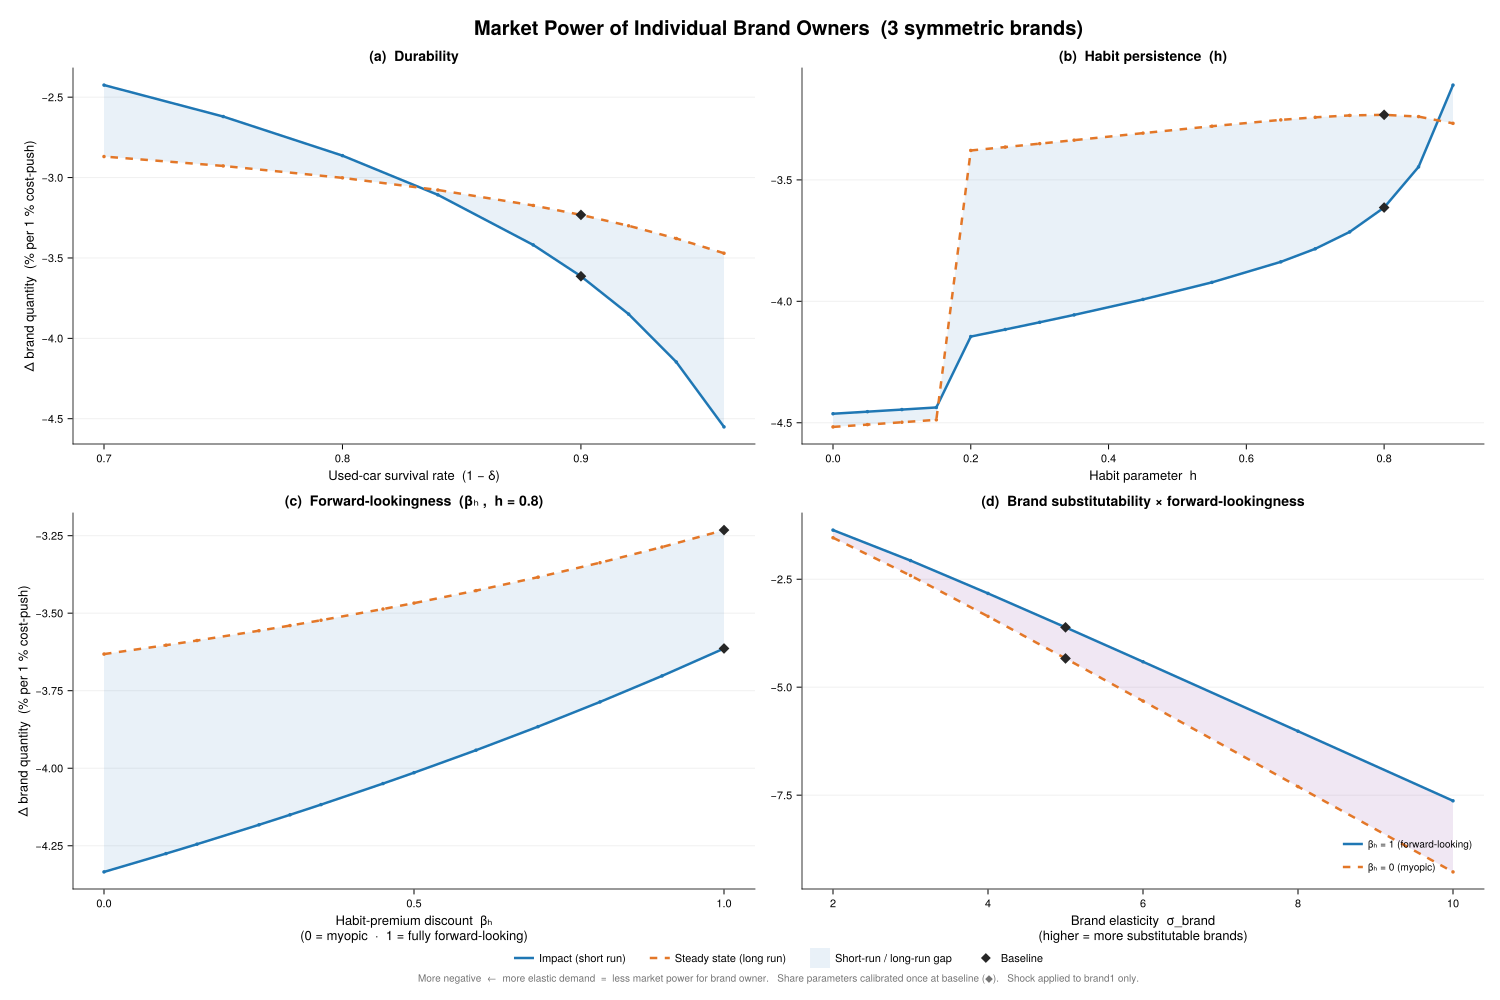

Write the Julia code that produced this figure.
# Market Power of Individual Brand Owners
#
# Measures how a single brand owner's market power depends on:
#   a) Durability of used cars (ongoing depreciation δ)
#   b) Habit parameter h_f
#   c) Forward-lookingness wrt habits (β_h)
#   d) Brand substitutability (σ_brand) — does more variety strengthen
#      or weaken the forward-lookingness effect?
#
# The cost-push shock is applied to ONE brand only (brand1).
# The brand owner internalises within-brand fuel-type substitution but
# competes against other brands at the σ_brand level.

include("car_model.jl")

# ==============================================================================
# Calibrate ONCE at baseline parameters
# ==============================================================================
baseline_ss = calibrate(full_horizon=false)

# ==============================================================================
# Elasticity computation
# ==============================================================================
const ε = 0.01
const short_T = 2040
const shock_brand = :brand1

function is_valid(q_pct)
	abs(q_pct) < 10
end

"""Compute steady-state demand elasticity of a single brand to a brand-specific cost-push."""
function ss_elasticity(baseline_ss; δ_new=0.25, δ_used=0.10, h=0.8, β_h_val=1.0, σ_brand_val=5.0)
	cf = copy(baseline_ss)
	cf[δ_new_f] .= δ_new
	cf[δ_used_f] .= δ_used
	cf[h_f] = [h, h]
	cf[β_h] = β_h_val
	cf[σ_brand] = σ_brand_val

	global T = t₁
	ss_model = equations() + steady_state()
	solve!(ss_model, cf)

	shocked = copy(cf)
	shocked[p_new_bf[shock_brand, :, t₁]] .= cf[p_new_bf[shock_brand, :, t₁]] .* (1 + ε)
	solve!(ss_model, shocked)
	global T = max_T

	q_pct = (shocked[car_new_b[shock_brand, t₁]] / cf[car_new_b[shock_brand, t₁]] - 1) * 100
	is_valid(q_pct) || return nothing
	return q_pct
end

"""Compute impact (short-run dynamic) demand elasticity of a single brand."""
function impact_elasticity(baseline_ss; δ_new=0.25, δ_used=0.10, h=0.8, β_h_val=1.0, σ_brand_val=5.0, shock_year=2026)
	cf = copy(baseline_ss)
	cf[δ_new_f] .= δ_new
	cf[δ_used_f] .= δ_used
	cf[h_f] = [h, h]
	cf[β_h] = β_h_val
	cf[σ_brand] = σ_brand_val

	global T = t₁
	ss_model = equations() + steady_state()
	solve!(ss_model, cf)

	global T = short_T
	extend_to_horizon!(cf, ss_model, t₁, t₁+1:T)
	fm = equations()
	solve!(fm, cf)

	shocked = copy(cf)
	shocked[p_new_bf[shock_brand, :, shock_year:T]] .= cf[p_new_bf[shock_brand, :, shock_year:T]] .* (1 + ε)
	solve!(fm, shocked)
	global T = max_T

	q_pct = (shocked[car_new_b[shock_brand, shock_year]] / cf[car_new_b[shock_brand, shock_year]] - 1) * 100
	is_valid(q_pct) || return nothing
	return q_pct
end

# ==============================================================================
# a) Durability sweep (ongoing depreciation δ, δ₀ fixed)
# ==============================================================================
println("\n" * "=" ^ 60)
println("(a) Sweeping ongoing depreciation δ...")
println("=" ^ 60)

δ_values = [0.04, 0.06, 0.08, 0.10, 0.12, 0.16, 0.20, 0.25, 0.30]

dur_δ = Float64[]
dur_impact = Float64[]
dur_ss = Float64[]

for δ_u in δ_values
	print("  δ=$(round(δ_u, digits=3))... ")
	ss = ss_elasticity(baseline_ss; δ_used=δ_u)
	imp = impact_elasticity(baseline_ss; δ_used=δ_u)
	if ss !== nothing && imp !== nothing
		push!(dur_δ, δ_u)
		push!(dur_impact, imp)
		push!(dur_ss, ss)
		println("✓ impact=$(round(imp, digits=4))%, ss=$(round(ss, digits=4))%")
	else
		println("✗ solver anomaly, skipping")
	end
end

# ==============================================================================
# b) Habit sweep
# ==============================================================================
println("\n" * "=" ^ 60)
println("(b) Sweeping habit parameter h...")
println("=" ^ 60)

h_values = [0.0, 0.05, 0.1, 0.15, 0.2, 0.25, 0.3, 0.35, 0.45, 0.55, 0.65, 0.7, 0.75, 0.8, 0.85, 0.9]

hab_h = Float64[]
hab_impact = Float64[]
hab_ss = Float64[]

for hv in h_values
	print("  h=$(hv)... ")
	ss = ss_elasticity(baseline_ss; h=hv)
	imp = impact_elasticity(baseline_ss; h=hv)
	if ss !== nothing && imp !== nothing
		push!(hab_h, hv)
		push!(hab_impact, imp)
		push!(hab_ss, ss)
		println("✓ impact=$(round(imp, digits=4))%, ss=$(round(ss, digits=4))%")
	else
		println("✗ solver anomaly, skipping")
	end
end

# ==============================================================================
# c) Forward-lookingness sweep (β_h), h=0.8 fixed
# ==============================================================================
println("\n" * "=" ^ 60)
println("(c) Sweeping β_h (h=0.8 fixed)...")
println("=" ^ 60)

β_h_values = [0.0, 0.1, 0.15, 0.25, 0.3, 0.35, 0.45, 0.5, 0.6, 0.7, 0.8, 0.9, 1.0]

fwd_β = Float64[]
fwd_impact = Float64[]
fwd_ss = Float64[]

for bv in β_h_values
	print("  β_h=$(bv)... ")
	ss = ss_elasticity(baseline_ss; β_h_val=bv)
	imp = impact_elasticity(baseline_ss; β_h_val=bv)
	if ss !== nothing && imp !== nothing
		push!(fwd_β, bv)
		push!(fwd_impact, imp)
		push!(fwd_ss, ss)
		println("✓ impact=$(round(imp, digits=4))%, ss=$(round(ss, digits=4))%")
	else
		println("✗ solver anomaly, skipping")
	end
end

# ==============================================================================
# d) Brand substitutability × forward-lookingness interaction
#    For each σ_brand, compute the gap in brand-level elasticity between
#    β_h = 1 (fully forward-looking) and β_h = 0 (myopic).
# ==============================================================================
println("\n" * "=" ^ 60)
println("(d) Sweeping σ_brand (β_h = 0 vs β_h = 1)...")
println("=" ^ 60)

σ_brand_values = [2.0, 3.0, 4.0, 5.0, 6.0, 8.0, 10.0, 15.0]

brand_σ = Float64[]
brand_impact_fwd = Float64[]
brand_impact_myopic = Float64[]
brand_ss_fwd = Float64[]
brand_ss_myopic = Float64[]

for σb in σ_brand_values
	print("  σ_brand=$(σb)... ")
	ss_f = ss_elasticity(baseline_ss; σ_brand_val=σb, β_h_val=1.0)
	ss_m = ss_elasticity(baseline_ss; σ_brand_val=σb, β_h_val=0.0)
	imp_f = impact_elasticity(baseline_ss; σ_brand_val=σb, β_h_val=1.0)
	imp_m = impact_elasticity(baseline_ss; σ_brand_val=σb, β_h_val=0.0)
	if all(x -> x !== nothing, (ss_f, ss_m, imp_f, imp_m))
		push!(brand_σ, σb)
		push!(brand_impact_fwd, imp_f)
		push!(brand_impact_myopic, imp_m)
		push!(brand_ss_fwd, ss_f)
		push!(brand_ss_myopic, ss_m)
		println("✓  fwd: imp=$(round(imp_f, digits=4))% ss=$(round(ss_f, digits=4))%  " *
		        "myopic: imp=$(round(imp_m, digits=4))% ss=$(round(ss_m, digits=4))%")
	else
		println("✗ solver anomaly, skipping")
	end
end

# ==============================================================================
# Plotting
# ==============================================================================
c_impact = RGBAf(0.122, 0.467, 0.706, 1.0)   # Tableau blue
c_ss     = RGBAf(0.890, 0.467, 0.157, 1.0)    # Tableau orange
c_fill   = RGBAf(0.122, 0.467, 0.706, 0.10)   # faint blue fill
c_base   = RGBAf(0.15, 0.15, 0.15, 1.0)       # near-black for baseline marker
c_fwd    = RGBAf(0.122, 0.467, 0.706, 1.0)    # blue for forward-looking
c_myopic = RGBAf(0.890, 0.467, 0.157, 1.0)    # orange for myopic
c_gap    = RGBAf(0.5, 0.2, 0.6, 0.12)         # faint purple fill for gap

function style_ax!(ax)
	ax.xgridvisible = false
	ax.ygridvisible = true
	ax.ygridcolor = RGBAf(0, 0, 0, 0.06)
	ax.spinewidth = 0.8
	ax.topspinevisible = false
	ax.rightspinevisible = false
	ax.xlabelsize = 13
	ax.ylabelsize = 13
	ax.titlesize = 14
	ax.titlefont = :bold
	ax.yticklabelsize = 11
	ax.xticklabelsize = 11
end

function plot_sweep!(ax, x, impact, ss; baseline_x=nothing)
	band!(ax, x, ss, impact; color=c_fill)
	lines!(ax, x, impact; color=c_impact, linewidth=2.5)
	scatter!(ax, x, impact; color=c_impact, markersize=5)
	lines!(ax, x, ss;     color=c_ss, linewidth=2.5, linestyle=:dash)
	scatter!(ax, x, ss;   color=c_ss, markersize=5)
	if baseline_x !== nothing
		bi = findfirst(==(baseline_x), x)
		if bi !== nothing
			scatter!(ax, [x[bi]], [impact[bi]]; color=c_base, markersize=12, marker=:diamond)
			scatter!(ax, [x[bi]], [ss[bi]];     color=c_base, markersize=12, marker=:diamond)
		end
	end
end

fig = Figure(size=(1500, 1000), backgroundcolor=:white)
ylabel_str = "Δ brand quantity  (% per 1 % cost-push)"

# ── Title row ────────────────────────────────────────────────────────────────
Label(fig[1, 1:2],
	"Market Power of Individual Brand Owners  ($(length(b)) symmetric brands)";
	fontsize=20, font=:bold, halign=:center, padding=(0, 0, 6, 0))

# ── Panel (a): Durability ────────────────────────────────────────────────────
ax1 = Axis(fig[2,1]; title="(a)  Durability",
	xlabel="Used-car survival rate  (1 − δ)", ylabel=ylabel_str)
style_ax!(ax1)
plot_sweep!(ax1, 1.0 .- dur_δ, dur_impact, dur_ss; baseline_x=0.90)

# ── Panel (b): Habit persistence ─────────────────────────────────────────────
ax2 = Axis(fig[2,2]; title="(b)  Habit persistence  (h)",
	xlabel="Habit parameter  h", ylabel="")
style_ax!(ax2)
ax2.ylabelvisible = false
plot_sweep!(ax2, hab_h, hab_impact, hab_ss; baseline_x=0.8)

# ── Panel (c): Forward-lookingness ───────────────────────────────────────────
ax3 = Axis(fig[3,1]; title="(c)  Forward-lookingness  (βₕ ,  h = 0.8)",
	xlabel="Habit-premium discount  βₕ\n(0 = myopic  ·  1 = fully forward-looking)", ylabel=ylabel_str)
style_ax!(ax3)
plot_sweep!(ax3, fwd_β, fwd_impact, fwd_ss; baseline_x=1.0)

# ── Panel (d): Brand variety × forward-lookingness ───────────────────────────
ax4 = Axis(fig[3,2]; title="(d)  Brand substitutability × forward-lookingness",
	xlabel="Brand elasticity  σ_brand\n(higher = more substitutable brands)", ylabel="")
style_ax!(ax4)
ax4.ylabelvisible = false

band!(ax4, brand_σ, brand_impact_fwd, brand_impact_myopic; color=c_gap)
lines!(ax4, brand_σ, brand_impact_fwd; color=c_fwd, linewidth=2.5, label="βₕ = 1 (forward-looking)")
scatter!(ax4, brand_σ, brand_impact_fwd; color=c_fwd, markersize=5)
lines!(ax4, brand_σ, brand_impact_myopic; color=c_myopic, linewidth=2.5, linestyle=:dash, label="βₕ = 0 (myopic)")
scatter!(ax4, brand_σ, brand_impact_myopic; color=c_myopic, markersize=5)
bi = findfirst(==(5.0), brand_σ)
if bi !== nothing
	scatter!(ax4, [brand_σ[bi]], [brand_impact_fwd[bi]]; color=c_base, markersize=12, marker=:diamond)
	scatter!(ax4, [brand_σ[bi]], [brand_impact_myopic[bi]]; color=c_base, markersize=12, marker=:diamond)
end
axislegend(ax4; position=:rb, framevisible=false, labelsize=10)

# ── Shared legend ────────────────────────────────────────────────────────────
Legend(fig[4, 1:2],
	[LineElement(color=c_impact, linewidth=2.5),
	 LineElement(color=c_ss, linewidth=2.5, linestyle=:dash),
	 [PolyElement(color=c_fill)],
	 MarkerElement(color=c_base, marker=:diamond, markersize=11)],
	["Impact (short run)", "Steady state (long run)",
	 "Short-run / long-run gap", "Baseline"];
	orientation=:horizontal, framevisible=false, labelsize=11,
	padding=(0, 0, 0, 0), colgap=24,
	tellwidth=false, tellheight=true, halign=:center)

Label(fig[5, 1:2],
	"More negative  ←  more elastic demand  =  less market power for brand owner.   " *
	"Share parameters calibrated once at baseline (◆).   " *
	"Shock applied to $(shock_brand) only.";
	fontsize=10, halign=:center, color=:grey45, padding=(0, 0, 0, 2))

# Tighten layout
rowgap!(fig.layout, 1, 2)
rowgap!(fig.layout, 2, 10)
rowgap!(fig.layout, 3, 6)
rowgap!(fig.layout, 4, 2)
colgap!(fig.layout, 16)

save("market_power.svg", fig)
println("\nPlot saved to market_power.svg")
